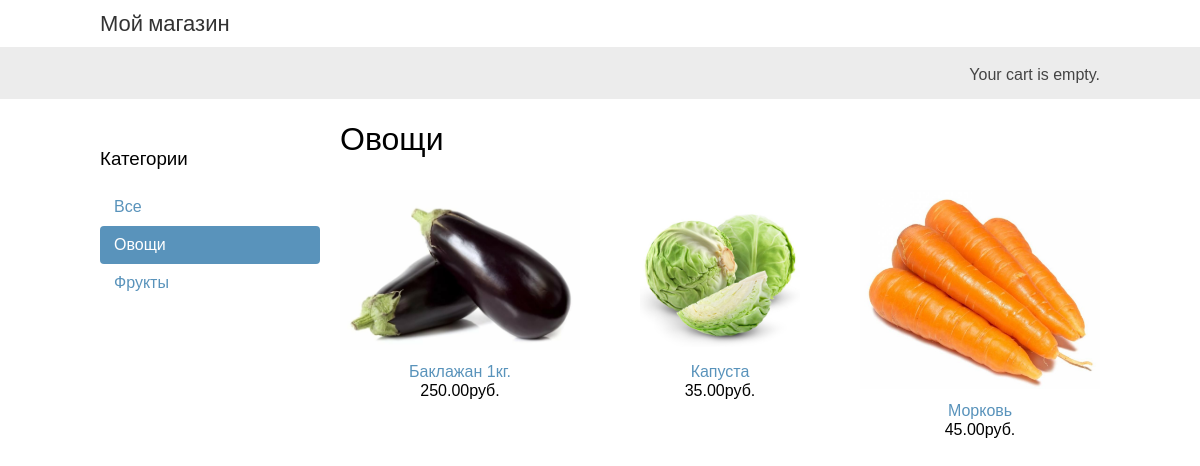
The page /ovoshi/ on the database its author committed.
### shop/models.py (models this page shows, shortened)
class Category(models.Model):
    name = models.CharField(max_length=200, db_index=True, verbose_name='Наименование')
    slug = models.SlugField(max_length=200, unique=True, verbose_name='Уникальное значение')
    class Meta:
        ordering = ('name',)
        verbose_name = 'Категория'
        verbose_name_plural = 'Категории'
    def get_absolute_url(self):
        return reverse('shop:product_list_by_category', args=[self.slug])

class Product(models.Model):
    category = models.ForeignKey(Category, related_name='products', on_delete=models.CASCADE, verbose_name='Категория')
    name = models.CharField(max_length=200, db_index=True, verbose_name='Наименование')
    slug = models.SlugField(max_length=200, db_index=True, verbose_name='Уникальное значение')
    image = models.ImageField(upload_to='products/%Y/%m/%d', blank=True, verbose_name='Фото')
    description = models.TextField(blank=True, verbose_name='Описание')
    price = models.DecimalField(max_digits=10, decimal_places=2, verbose_name='Цена')
    available = models.BooleanField(default=True, verbose_name='Наличие')
    created = models.DateTimeField(auto_now_add=True, verbose_name='Создан')
    updated = models.DateTimeField(auto_now=True, verbose_name='Обновлен')
    class Meta:
        ordering = ('name',)
        verbose_name = 'Товар'
        verbose_name_plural = 'Товары'
        index_together = (('id', 'slug'),)
    def get_absolute_url(self):
        return reverse('shop:product_detail', args=[self.id, self.slug])

### shop/views.py (the view)
# urls.py: path('', views.product_list, name='product_list'),
def product_list(request, category_slug=None):
    category = None
    categories = Category.objects.all()
    products = Product.objects.filter(available=True)
    if category_slug:
        category = get_object_or_404(Category, slug=category_slug)
        products = products.filter(category=category)
    context = {'category': category,
               'categories': categories,
               'products': products}
    return render(request, 'shop/product/list.html', context)

### cart/cart.py (called while the page is built)
    def __len__(self):
        return sum(item['quantity'] for item in self.cart.values())

### cart/context_processors.py (called while the page is built)
def cart(request):
    return {'cart': Cart(request)}

### shop/templates/shop/product/list.html (shortened to what this page needs)
{% extends "shop/base.html" %}
{% load static %}
{% block content %}
    <div id="sidebar">
        <h3>Категории</h3>
        <ul>
            <li {% if not category %} class='selected' {% endif %}>
                <a href="{% url 'shop:product_list' %}">Все</a>
            </li>
            {% for c in categories %}
                <li {% if category.slug == c.slug %}class='selected'{% endif %}>
                    <a href="{{ c.get_absolute_url }}">{{ c.name }}</a>
                </li>
            {% endfor %}
        </ul>
    </div>
    <div id="main" class="product-list">
        <h1>{% if category %}{{ category.name }}{% else %}Товары{% endif %}</h1>
        {% for product in products %}
            <div class="item">
                <a href="{{ product.get_absolute_url }}">
                    <img src="{% if product.image %}{{ product.image.url }}{% else %}{% static 'img/no_image.png' %}{% endif %}">
                </a>
                <a href="{{ product.get_absolute_url }}">{{ product.name }}</a>
                <br>
                {{ product.price }}руб.
            </div>
        {% endfor %}
    </div>
{% endblock %}

### shop/static/css/base.css (style rules this page uses)
body { margin:0; padding:0; font-family:helvetica, sans-serif; }
h1, h2, h3, h4, h5 , h6 { font-family: 'Ubuntu', sans-serif; font-weight:normal; }
a { text-decoration:none; color:#5993bb; }
#sidebar { width:220px; padding:30px 20px 0 0; float:left; }
#sidebar ul { margin:0; padding:0; }
#sidebar ul li { margin:0; list-style:none; padding:10px 14px; }
#sidebar ul li a { display:block; }
#sidebar ul li.selected { background:#5993bb; border-radius:4px; }
#sidebar ul li.selected a { color:#fff; }
#main { float:left; width: 96%; margin-right:-220px; overflow:hidden; }
.product-list .item { width:25%; padding:10px 20px 10px 0; float:left; text-align:center; line-height:1.2; }
.product-list .item img { width:100%; margin-bottom:8px; }

### rows shown on the page
Category: name "Овощи"
Category: name "Фрукты"
Product: image (picture), name "Баклажан 1кг.", price "250.00"
Product: image (picture), name "Капуста", price "35.00"
Product: image (picture), name "Морковь", price "45.00"
